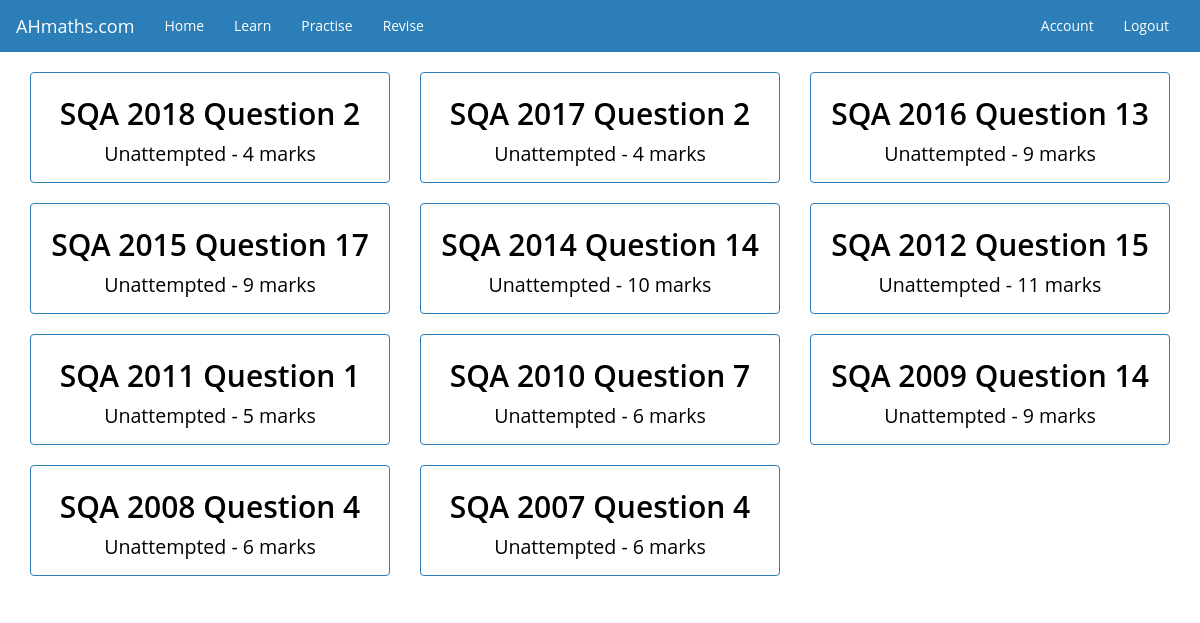
/practise/partial_fractions (signed in), run on the app's committed database.
### ahmaths/models.py (models this page shows, shortened)
class Question(db.Model):
    id = db.Column(db.Integer, primary_key=True)
    question_id = db.Column(db.String(20), unique=True, nullable=False)
    paper = db.Column(db.String(20))
    question_number = db.Column(db.String(20), nullable=False)
    marks = db.Column(db.Integer, nullable=False)
    video = db.Column(db.String(30))
    topics = db.Column(db.Text, nullable=False, default='')
    subtopics = db.Column(db.Text, nullable=False, default='')

### ahmaths/routes.py (the view)
@app.route('/practise/<string:topic_id>')
@login_required
def topic(topic_id):
    if Topic.query.filter_by(topic_id=topic_id).first():
        topic = Topic.query.filter_by(topic_id=topic_id).first()
        questions = Question.query.filter(Question.topics.contains(topic_id)).all()
        progress_strings = getattr(current_user, topic_id).split(',')
        progress = {}
        for progress_string in progress_strings:
            if progress_string != '':
                progress_string = progress_string.split(':')
                progress[progress_string[0]] = progress_string[1]
        return render_template('question-selection.html.j2', progress=progress, questions=reversed(questions), topic=topic, title=topic.topic_name + ' | Practise')
    else:
        flash('Invalid topic. Please try again.', 'danger')
        return redirect(url_for('practise'))

### ahmaths/models.py (called while the page is built)
@login_manager.user_loader
def load_user(user_id):
    return User.query.get(int(user_id))

### ahmaths/templates/question-selection.html.j2
{% extends 'layout.html.j2' %}
{% block content %}
  <div class="row selection text-center">
    {% for question in questions %}
      <div class="col-sm-12 col-md-6 col-lg-4">
        <a class="thumbnail selection-element" href="{{ url_for('question', question_id=question.question_id) }}">
          {% if question.paper %}
            <h2>SQA {{ question.paper }} Question {{ question.question_number }}</h2>
          {% else %}
            <h2>{{ topic.topic_name }} Question {{ question.question_number }}</h2>
          {% endif %}
          {% if question.question_id in progress %}
            {% set mark = progress[question.question_id]|int %}
            {% set max_mark = question.marks %}
            {% if mark/max_mark < 0.5 %}
              {% set color_class = 'danger' %}
            {% elif mark/max_mark < 1 %}
              {% set color_class = 'warning' %}
            {% elif mark/max_mark == 1 %}
              {% set color_class = 'green' %}
            {% endif %}
            <p class="question-progress text-{{ color_class }}">{{ mark }} out of {{ max_mark }} marks</p>
          {% else %}
            <p class="question-progress">Unattempted - {{ question.marks }} marks</p>
          {% endif %}
        </a>
      </div>
    {% endfor %}
  </div>
{% endblock content %}

### data on the page
Question: paper "2018", question_number "2", marks "4"
Question: paper "2017", question_number "2", marks "4"
Question: paper "2016", question_number "13", marks "9"
Question: paper "2015", question_number "17", marks "9"
Question: paper "2014", question_number "14", marks "10"
Question: paper "2012", question_number "15", marks "11"
Question: paper "2011", question_number "1", marks "5"
Question: paper "2010", question_number "7", marks "6"
Question: paper "2009", question_number "14", marks "9"
Question: paper "2008", question_number "4", marks "6"
Question: paper "2007", question_number "4", marks "6"
